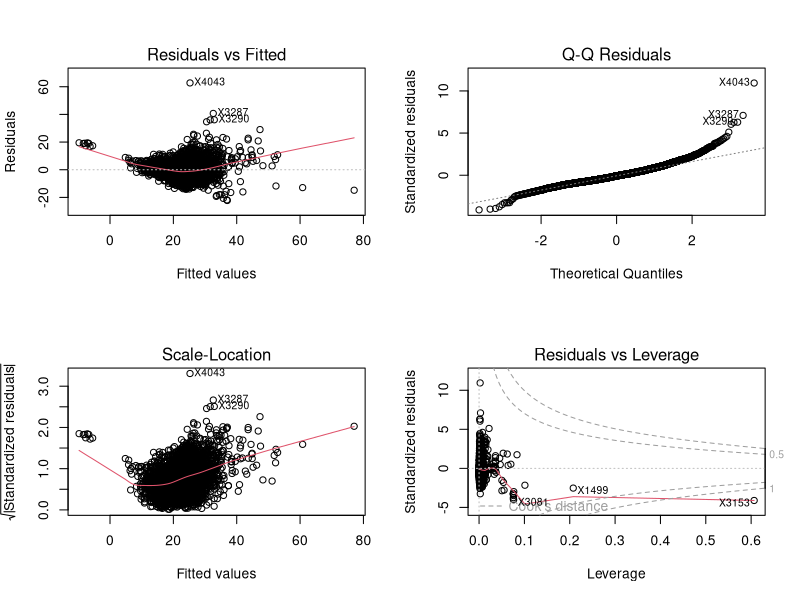
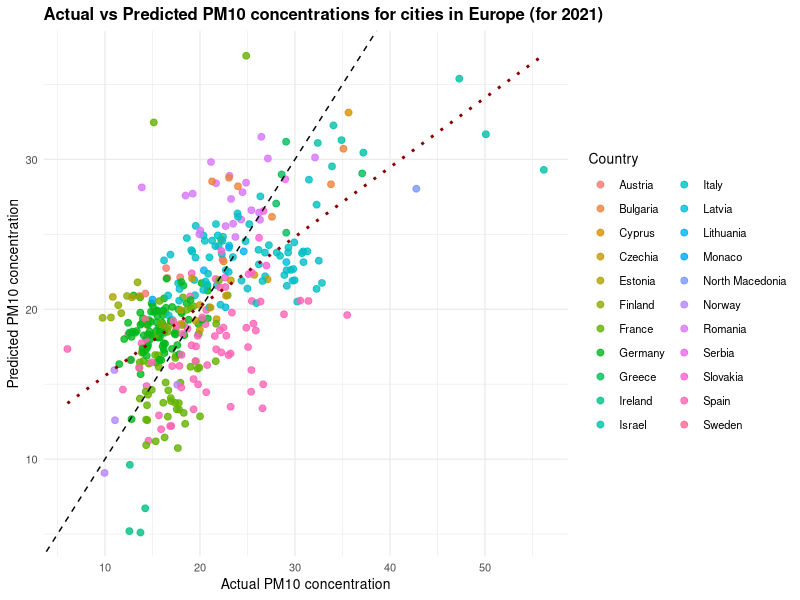

Reproduce these figures in R, in order.
## ---- chunk 1
library(dplyr)
data=read.csv("who_data.csv")
who_data=subset(data,select=-c(X,X.1,X.2,X.3,who_ms))
#convert numeric-like columns stored as character to numeric
num_cols= c("pm10_concentration","pm25_concentration","no2_concentration",
              "pm10_tempcov","pm25_tempcov","no2_tempcov","population")
who_data[num_cols] =lapply(who_data[num_cols], as.numeric) # set the data as numeric

who_data$type_of_stations =as.character(who_data$type_of_stations)
who_data$who_region =as.factor(who_data$who_region)

#and finally, we can see Turkey isn't defined properly in the dataset, so we add 
who_data$country_name[who_data$iso3 == "TUR"] <- "Turkey"


europe_data= who_data %>%
  filter(who_region=="4_Eur")%>%
  select(-pm25_concentration)
clean_data_europe= na.omit(europe_data)
## ---- chunk 2
library(dplyr)
europe_data= who_data %>%
  filter(who_region=="4_Eur")%>%
  select(-pm25_concentration)
## ---- chunk 3
clean_data_europe= na.omit(europe_data)
## ---- chunk 4
library(dplyr)
europe_rows=nrow(europe_data)
rows_removed=europe_rows-nrow(clean_data_europe)
prop= rows_removed/ europe_rows
prop
## ---- chunk 5
clean_data_europe_reg= clean_data_europe %>% 
select(-iso3, -pm10_tempcov, -pm25_tempcov,-who_region,-no2_tempcov, -type_of_stations)%>%
  filter(year != 2022)%>% #EDA showed insufficient data for testing for 2022
  mutate(log_population = log(population)) %>% # EDA showed a transform was a better predictor of results
  na.omit(europe_data) #lin regression can't have missing data
## ---- chunk 6
#splitting into train/test
library(caret) #We use the package 'caret' that we saw in the workshop 2.3. 
set.seed(2)
train_data=subset(clean_data_europe_reg, year != 2021)
test_data_2021=subset(clean_data_europe_reg, year == 2021)

#using our formula aforementioned:
lm_formula_pm10=pm10_concentration ~ poly(year, 2)+poly(no2_concentration,3) +population+log_population+ longitude+latitude+ latitude*longitude
## ---- chunk 7
#now using cv: (we use 10 folds, as we don't have too much data, but it reduces bias)
modelcv=train(lm_formula_pm10, data = train_data, method = "lm" ,trControl=trainControl(method = "cv",number=10))

summary(modelcv$finalModel)
## ---- chunk 8
modelcv$results
## ---- chunk 9
par(mfrow = c(2, 2))
plot(modelcv$finalModel)
## ---- chunk 10
test_data_2021$predicted_pm10 <- predict(modelcv, newdata = test_data_2021)
results_2021 <- data.frame(
  city = test_data_2021$city,
  country = test_data_2021$country_name,
  actual_pm10 = test_data_2021$pm10_concentration,
  predicted_pm10 = test_data_2021$predicted_pm10)
## ---- chunk 11
library(ggplot2)
ggplot(results_2021, aes(
  x = actual_pm10,y = predicted_pm10,color = country)) +
  geom_point(alpha = 0.8, size = 2) +
  geom_abline(intercept = 0, slope = 1, color = "black", linetype = "dashed") +geom_smooth(method = "lm", se = FALSE, color = "darkred", linetype = "dotted")+
  labs(title = "Actual vs Predicted PM10 concentrations for cities in Europe (for 2021)",
    x = "Actual PM10 concentration",y = "Predicted PM10 concentration",
    color = "Country"
  ) +
  theme_minimal(base_size = 10) +
  theme(legend.position = "right",plot.title = element_text(face = "bold"))

## ---- chunk 12
set.seed(21)
#first we try ridge regression
ridge_model =train(lm_formula_pm10,data = train_data,method = "glmnet",
  trControl = trainControl(method = "cv", number = 5),
  tuneGrid = expand.grid(alpha = 0,lambda = seq(0.0001, 1, length = 50)))

#now LASSO:
lasso_model= train(lm_formula_pm10,data = train_data,
  method = "glmnet",trControl = trainControl(method = "cv", number = 5),
  tuneGrid = expand.grid(alpha = 1,lambda = seq(0.0001, 1, length = 50)))

#and elastic net:
elastic_model <- train(lm_formula_pm10,data = train_data,
method = "glmnet",trControl = trainControl(method = "cv", number = 5),
  tuneGrid = expand.grid(alpha = seq(0, 1, length = 10),lambda = seq(0.0001, 1, length = 50)))

#so now predicting for 2021:
test_data_2021$predicted_pm10_ridge <- predict(ridge_model, newdata = test_data_2021)
test_data_2021$predicted_pm10_lasso <- predict(lasso_model, newdata = test_data_2021)
test_data_2021$predicted_pm10_elastic= predict(elastic_model, newdata = test_data_2021)

#we combine these to see:
best_params <- data.frame(
  Model = c("Ridge", "LASSO", "Elastic Net"),
  Alpha = c(0, 1, elastic_model$bestTune$alpha),
  Lambda = c(ridge_model$bestTune$lambda,
             lasso_model$bestTune$lambda,
             elastic_model$bestTune$lambda)
)
knitr::kable(best_params, caption = "Best alpha and lambda values for each method")

## ---- chunk 13
comparison <- rbind(
  Linear = postResample(results_2021$predicted_pm10, results_2021$actual_pm10),
  Ridge = postResample(test_data_2021$predicted_pm10_ridge, test_data_2021$pm10_concentration),
  LASSO = postResample(test_data_2021$predicted_pm10_lasso, test_data_2021$pm10_concentration),
  Elastic=postResample(test_data_2021$predicted_pm10_elastic, test_data_2021$pm10_concentration)
)
comparison
